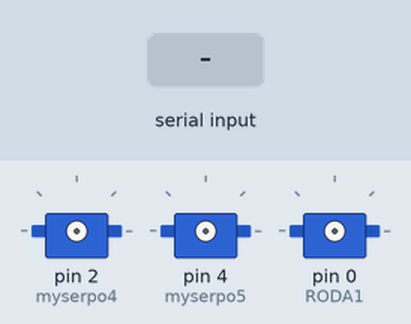
Bench run of a sketch on a simulated Arduino Uno, built with avr-gcc and run on an emulated ATmega328P. Shown: 3 × servo. The inputs (shaded band) are chosen by the test bench.

Above: at 1.2 s.
1.3 s: "U" received over Serial
2.9 s: "D" received over Serial
At 4.1 s:
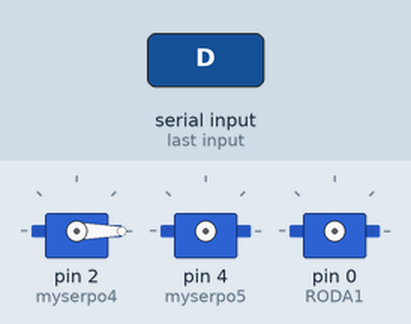
4.5 s: "L" received over Serial
6.1 s: "R" received over Serial
At 6.6 s:
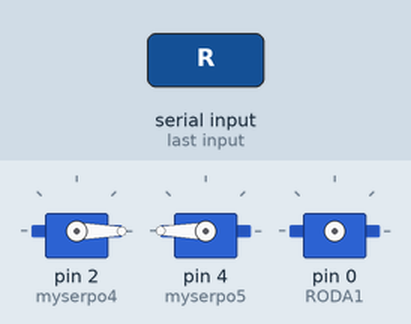
7.7 s: "J" received over Serial
9.3 s: "P" received over Serial
At 10.7 s:
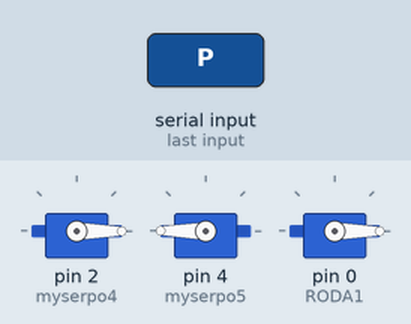
Timing chart, 0 to 12.3 s (numbered marks = the images above; inputs shaded):
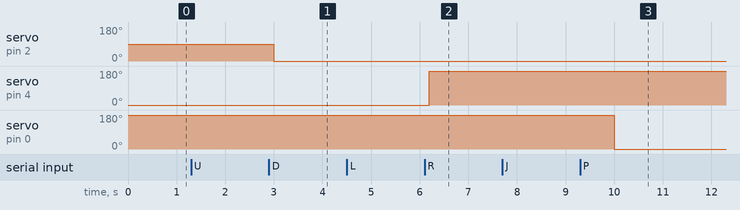

The sketch:

robot_arm.ino
```cpp
#include <Servo.h>
#define RODA1 0
Servo Roda1; //PENJEPIT
Servo myserpo2; //NAIKTURUN
Servo myserpo3;
Servo myserpo4;
Servo myserpo5; //KANANKIRI

void setup() {
  Serial.begin(9600);
}

void loop() {
while (Serial.available() != 0) //memantau data pada port serial
{
char data = Serial.read();
//Serial.print(data);
delay(100);
if ( data == 'U'){
//Serial.print("Up"); //menampilkan data dari serial
naik();
delay(100);
}
else if (data == 'D') {
//Serial.print("Down"); //menampilkan data dari serial
turun();
delay(100);
}
else if (data == 'L') {
//Serial.print("Left"); //menampilkan data dari serial
kiri();
delay(100);
}
else if (data == 'R') {
//Serial.print("Right"); //menampilkan data dari serial
kanan();
delay(100);
}
else if (data == 'J') {
//Serial.print("Jepit"); //menampilkan data dari serial
jepit();
delay(100);
}
else if (data == 'P') {
//Serial.print("Lepas"); //menampilkan data dari serial
lepas();
delay(100);
}
}
}
void naik(){
  myserpo4.attach(2);
  myserpo4.write(90);
  delay(1000);
}
void turun(){
  myserpo4.attach(2);
  myserpo4.write(-90);
  delay(1000);
}
void kanan(){
  myserpo5.attach(4);
  myserpo5.write(180);
  delay(1000);
}
void kiri(){
  myserpo5.attach(4);
  myserpo5.write(-180);
  delay(1000);
}
void lepas() {
 Roda1.attach(RODA1);
 Roda1.write(-380);
 delay(2000);
}
void jepit() {
 Roda1.attach(RODA1);
 Roda1.write(300);
 delay(2000);
 //delay(4000);
 //Roda1.write(0);
 //delay(2000);
 //Roda1.write(-300);
 //delay(100);
 //Roda1.write(0);
 //delay(400);
}
void ngangguk(){
  myserpo2.write(60);
  delay(300);
  myserpo2.write(-60);
  delay(300);
}
```

Measured:
- after the input at 2.9 s, servo on pin 2 (myserpo4): 90° → 0° after 0.10 s
- after the input at 6.1 s, servo on pin 4 (myserpo5): 0° → 180° after 0.10 s
- after the input at 9.3 s, servo on pin 0 (RODA1): 180° → 0° after 0.70 s
